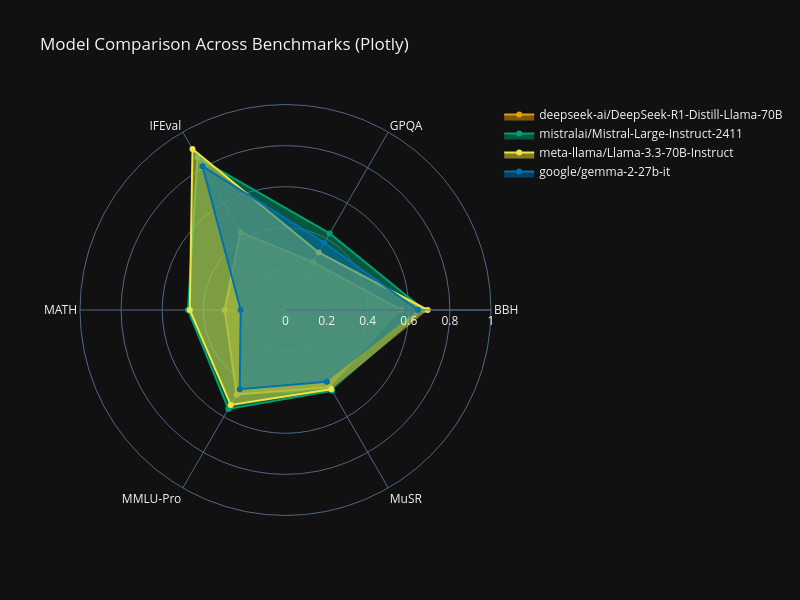

This figure's notebook cell:
### Code cell
import plotly.graph_objects as go

fig = go.Figure()

# Add a trace for each model with color from palette
for idx, model in enumerate(summary_df.columns[1:]):
    fig.add_trace(go.Scatterpolar(
        r=summary_df[model],
        theta=summary_df["Benchmark"],
        fill='toself',
        name=model,
        line=dict(color=colorblind_palette[idx % len(colorblind_palette)])
    ))

fig.update_layout(
    polar=dict(
        radialaxis=dict(visible=True, range=[0, 1])
    ),
    title="Model Comparison Across Benchmarks (Plotly)",
    showlegend=True,
    width=800,
    height=600,
    font=dict(
        size=12
    )
)

fig.show()

### Figure 1 — Plotly figure (JSON) as saved in the notebook; plotly's stock layout.template omitted (floating-point values rounded to 4 significant figures)
{"data": [{"fill": "toself", "line": {"color": "#E69F00"}, "name": "deepseek-ai/DeepSeek-R1-Distill-Llama-70B", "r": [0.5634, 0.2689, 0.4381, 0.2961, 0.4748, 0.4338], "theta": ["BBH", "GPQA", "IFEval", "MATH", "MMLU-Pro", "MuSR"], "type": "scatterpolar"}, {"fill": "toself", "line": {"color": "#009E73"}, "name": "mistralai/Mistral-Large-Instruct-2411", "r": [0.6745, 0.4301, 0.8571, 0.4748, 0.5562, 0.4536], "theta": ["BBH", "GPQA", "IFEval", "MATH", "MMLU-Pro", "MuSR"], "type": "scatterpolar"}, {"fill": "toself", "line": {"color": "#F0E442"}, "name": "meta-llama/Llama-3.3-70B-Instruct", "r": [0.6919, 0.3231, 0.9051, 0.4658, 0.5332, 0.4457], "theta": ["BBH", "GPQA", "IFEval", "MATH", "MMLU-Pro", "MuSR"], "type": "scatterpolar"}, {"fill": "toself", "line": {"color": "#0072B2"}, "name": "google/gemma-2-27b-it", "r": [0.645, 0.3778, 0.8083, 0.2181, 0.4451, 0.403], "theta": ["BBH", "GPQA", "IFEval", "MATH", "MMLU-Pro", "MuSR"], "type": "scatterpolar"}], "layout": {"polar": {"radialaxis": {"visible": true, "range": [0, 1]}}, "font": {"size": 12}, "title": {"text": "Model Comparison Across Benchmarks (Plotly)"}, "showlegend": true, "width": 800, "height": 600}}
